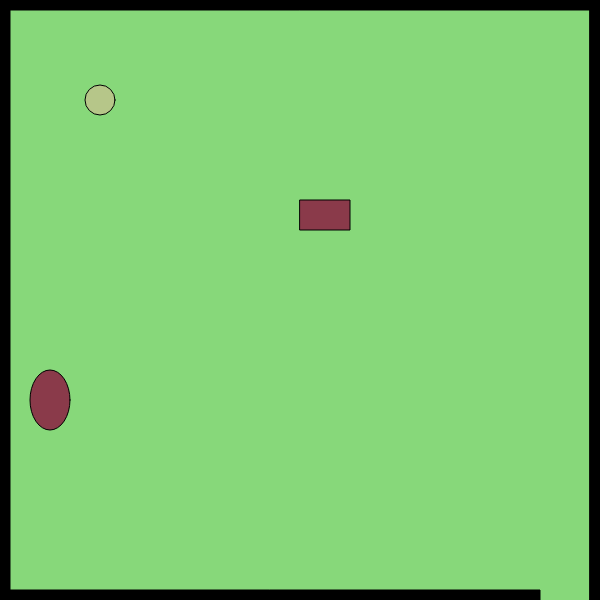
Frame 1 (no input)
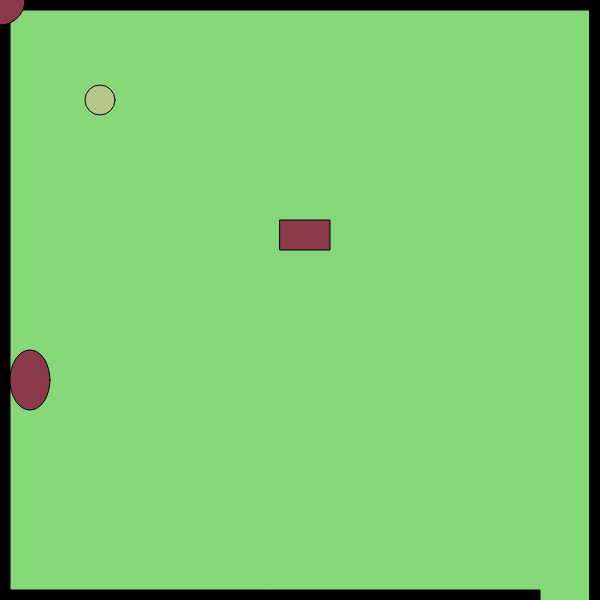
Frame 60 (no input)
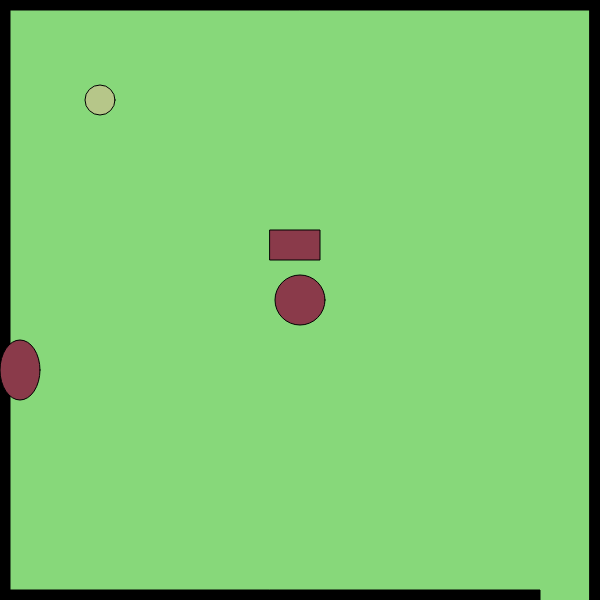
Frame 120 (the mouse pressed at the canvas centre since frame 60)

The p5.js sketch that drew these frames (run headless with seeded random() and noise() and a simulated clock; from frame 60 on, the mouse is pressed at the canvas centre):

// p5.js sketch
// ── sketch.js
//character variables
var playerx = 100;
var playery = 100;

//key codes
var w = 87; 
var s = 83;
var a = 65;
var d = 68;

//enemyone
var enemyonex = 300
var enemyoney = 200
var enemyoneMovement = Math.floor(Math.random() * 10) + 1;

//enemytwo
var enemytwox = 50
var enemytwoy = 400
var enemytwoMovement = Math.floor(Math.random() * 10) + 1;

//mouse event
var mousex;
var mousey;

//win
function win()
{
if(playerx > 540 && playery > 590)
    {
    fill(0);
    stroke(5);
    textSize(32);
    text("You Win!", 300, 300);
    }
}

//movement
function movement()
{
    if (keyIsDown(83)) 
    {
      playery += 10;
    } 
    else if (keyIsDown(87)) 
    {
      playery -= 10;
    }
    else if (keyIsDown(65))
    {
        playerx -= 10;
    }
    else if (keyIsDown(68))
    {
        playerx += 10;
    }
}

//enemies
function enemies()
{
    //enemyone
    fill(138, 58, 74);
    rect(enemyonex,enemyoney,50,30);
    enemyonex+=enemyoneMovement
    enemyoney-=enemyoneMovement

    if(enemyonex > width)
    {
        enemyonex = 0;
    }
    if(enemyonex < 0)
    {
        enemyonex = width;
    }
    if(enemyoney > height)
    {
        enemyoney = 0;
    }
    if(enemyoney < 0)
    {
        enemyoney = height;
    }

    //enemytwo
    ellipse(enemytwox,enemytwoy,40,60);
    enemytwox+=enemytwoMovement
    enemytwoy+=enemytwoMovement

    if(enemytwox > width)
    {
        enemytwox = 0;
    }
    if(enemytwox < 0)
    {
        enemytwox = width;
    }
    if(enemytwoy > height)
    {
        enemytwoy = 0;
    }
    if(enemytwoy < 0)
    {
        enemytwoy = height;
    }
    circle(mousex, mousey, 50);
}

//createplayer
function createplayer()
{
    fill(182, 198, 137);
    circle(playerx,playery,30);
}

//mouse event
function mouseClicked() 
{  
    mousex = mouseX;
    mousey = mouseY;
}

//border
function createBorders(thickness)
{
    rect(0,0,width,thickness);
    rect(0,0,thickness,height);
    rect(0, height-thickness,540, thickness);
    rect(width-thickness,0,thickness,height);
}

function setup()
{

    createCanvas(600, 600);
}

function draw()
{
    //background and border
    background(135,216,122);
    stroke(0);
    fill(0);

    createBorders(10);

    createplayer();

    movement();

    enemies();

    win();

    mouseClicked();
}    
